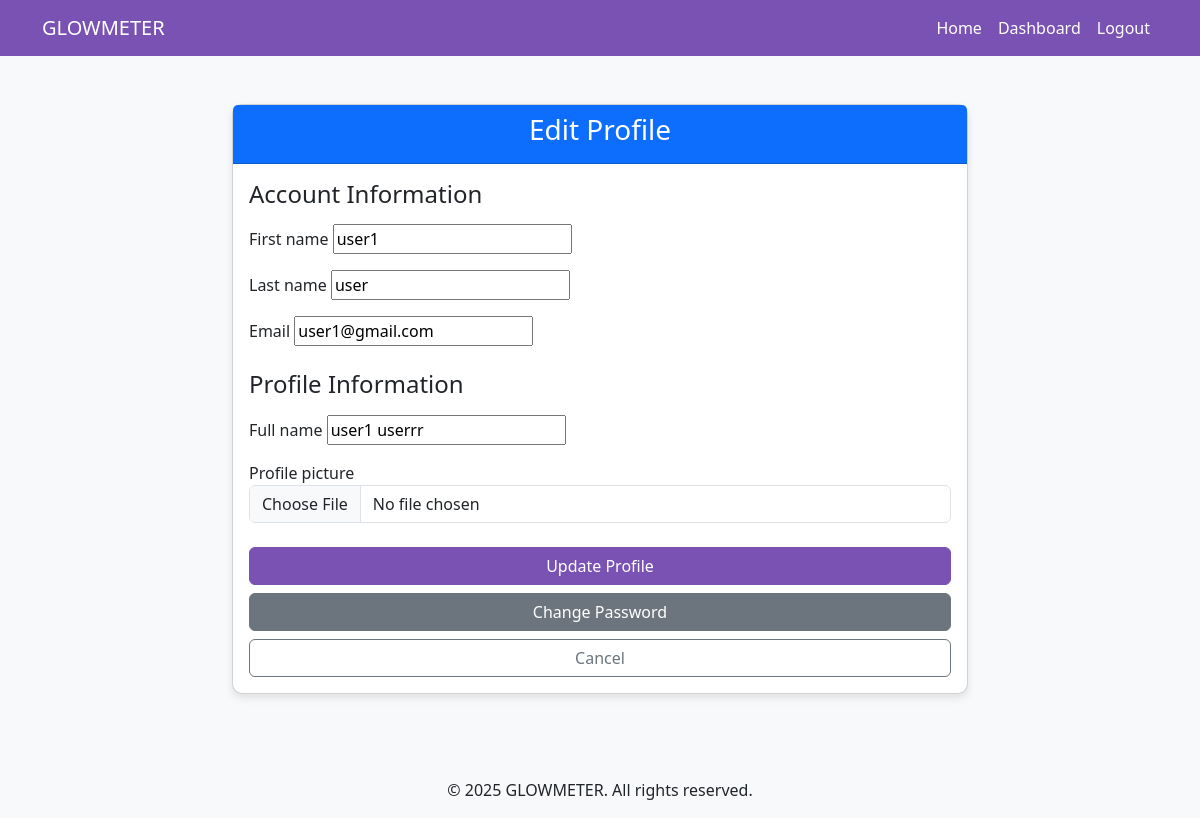
The app's page /edit-profile/ (signed in) with its own data.
### glowmeter_app/models.py (models this page shows, shortened)
class User(AbstractBaseUser, PermissionsMixin):
    username = None
    email = models.EmailField(unique=True)
    first_name = models.CharField(max_length=30, blank=True)
    last_name = models.CharField(max_length=30, blank=True)
    is_active = models.BooleanField(default=True)
    is_staff = models.BooleanField(default=False)
    is_doctor = models.BooleanField(default=False)
    is_admin = models.BooleanField(default=False)
    date_joined = models.DateTimeField(auto_now_add=True)
    USERNAME_FIELD = 'email'
    REQUIRED_FIELDS = []
    objects = UserManager()

class RegularUser(models.Model):
    user = models.OneToOneField(User, on_delete=models.CASCADE, related_name='user_profile')
    full_name = models.CharField(max_length=100)
    profile_picture = models.ImageField(upload_to='profiles/', null=True, blank=True)

### glowmeter_app/views.py (the view)
# urls.py: path('edit-profile/', views.edit_profile, name='edit_profile'),
@login_required
def edit_profile(request):
    user = request.user
    if request.method == 'POST':
        user_form = UserProfileEditForm(request.POST, instance=user)
        if user.is_doctor:
            profile_form = DoctorProfileEditForm(
                request.POST,
                request.FILES,
                instance=user.doctor_profile
            )
        else:
            profile_form = RegularUserProfileEditForm(
                request.POST,
                request.FILES,
                instance=user.user_profile
            )
        if user_form.is_valid() and profile_form.is_valid():
            user_form.save()
            profile_form.save()
            messages.success(request, "Your profile was successfully updated!")
            return redirect('dashboard')
    else:
        user_form = UserProfileEditForm(instance=user)
        if user.is_doctor:
            profile_form = DoctorProfileEditForm(instance=user.doctor_profile)
        else:
            profile_form = RegularUserProfileEditForm(instance=user.user_profile)
    context = {
        'user_form': user_form,
        'profile_form': profile_form,
        'is_doctor': user.is_doctor,
    }
    return render(request, 'edit_profile.html', context)

### glowmeter_app/views.py
class UserProfileEditForm(forms.ModelForm):
    class Meta:
        model = User
        fields = ('first_name', 'last_name', 'email')

class RegularUserProfileEditForm(forms.ModelForm):
    class Meta:
        model = RegularUser
        fields = ('full_name', 'profile_picture')
        widgets = {
            'profile_picture': forms.ClearableFileInput(attrs={'class': 'form-control'}),
        }

### templates/edit_profile.html (shortened to what this page needs)
{% extends 'base.html' %}
{% block content %}
<div class="container mt-5">
    <div class="row justify-content-center">
        <div class="col-md-8">
            <div class="card">
                <div class="card-header bg-primary text-white">
                    <h3 class="text-center">Edit Profile</h3>
                </div>
                <div class="card-body">
                    <form method="post" enctype="multipart/form-data">
                        <h4 class="mb-3">Account Information</h4>
                        {% for field in user_form %}
                            <div class="form-group mb-3">
                                <label for="{{ field.id_for_label }}">{{ field.label }}</label>
                                {{ field }}
                            </div>
                        {% endfor %}
                        <h4 class="mb-3 mt-4">Profile Information</h4>
                        {% for field in profile_form %}
                            <div class="form-group mb-3">
                                <label for="{{ field.id_for_label }}">{{ field.label }}</label>
                                {{ field }}
                            </div>
                        {% endfor %}
                        <div class="d-grid gap-2 mt-4">
                            <button type="submit" class="btn btn-primary">Update Profile</button>
                            <a href="{% url 'change_password' %}" class="btn btn-secondary">Change Password</a>
                            <a href="{% url 'dashboard' %}" class="btn btn-outline-secondary">Cancel</a>
                        </div>
                    </form>
                </div>
            </div>
        </div>
    </div>
</div>
{% endblock %}

### templates/base.html (style rules this page uses)
body { font-family: 'Segoe UI', Tahoma, Geneva, Verdana, sans-serif; background-color: #f8f9fa; }
.card { border-radius: 10px; box-shadow: 0 4px 8px rgba(0,0,0,0.1); margin-bottom: 20px; }
.btn-primary { background-color: #7952b3; border-color: #7952b3; }

### records on screen
User: user_form "user1" "user" "user1@gmail.com"
RegularUser: profile_form "user1 userrr"

### other values on screen
{{ field.label }} "First name" "Last name" "Email"
{{ field.label }} "Full name" "Profile picture"
